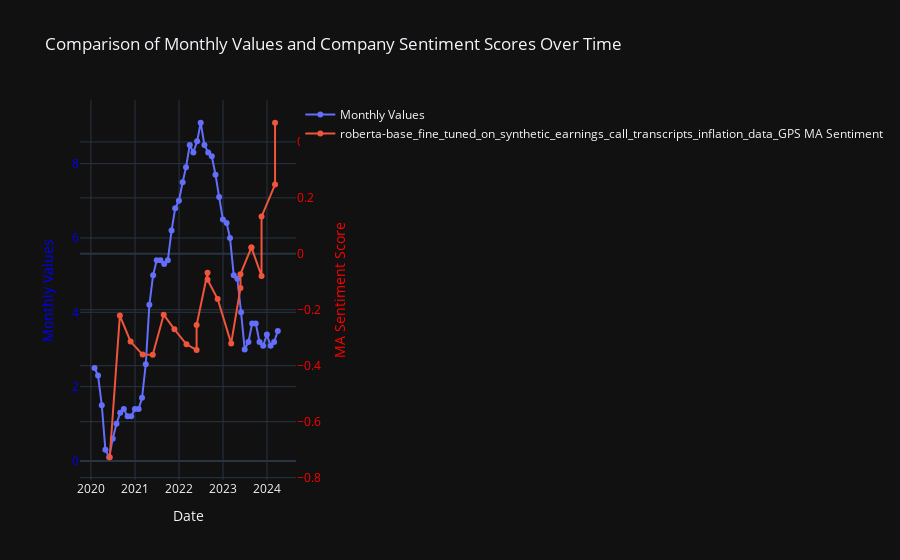

Notebook source saved alongside this figure:
### Code cell
import pandas as pd
import plotly.graph_objects as go

# Load your monthly values data
dates = pd.date_range(start="2020-01", periods=52, freq='M')
values = [
    2.5, 2.3, 1.5, 0.3, 0.1, 0.6, 1.0, 1.3, 1.4, 1.2, 1.2, 1.4,  # 2020
    1.4, 1.7, 2.6, 4.2, 5.0, 5.4, 5.4, 5.3, 5.4, 6.2, 6.8, 7.0,  # 2021
    7.5, 7.9, 8.5, 8.3, 8.6, 9.1, 8.5, 8.3, 8.2, 7.7, 7.1, 6.5,  # 2022
    6.4, 6.0, 5.0, 4.9, 4.0, 3.0, 3.2, 3.7, 3.7, 3.2, 3.1, 3.4,  # 2023
    3.1, 3.2, 3.5, None  # 2024
]
monthly_df = pd.DataFrame({'Date': dates, 'Value': values})

# Load and prepare your sentiment data
overview_df = pd.read_csv("../overview_files_archive/overview_inflation.csv")
overview_df['Date'] = pd.to_datetime(overview_df['Date'])

# Window size for moving average
window_size = 8

# Create a Plotly figure
fig = go.Figure()

# Plotting the monthly values as a line plot on the left y-axis
fig.add_trace(go.Scatter(
    x=monthly_df['Date'], y=monthly_df['Value'], 
    mode='lines+markers', name='Monthly Values',
    yaxis='y1'  # Left y-axis
))

# Plotting original data: moving average sentiment score on the right y-axis
for company in overview_df['Company Ticker'].unique():
    company_df = overview_df[overview_df['Company Ticker'] == company].copy()
    company_df.sort_values('Date', inplace=True)
    company_df['MA Sentiment Score'] = company_df['Sentiment Score'].rolling(window=window_size, min_periods=1).mean()
    fig.add_trace(go.Scatter(
        x=company_df['Date'], y=company_df['MA Sentiment Score'], 
        mode='lines+markers', name=f"{company} MA Sentiment",
        yaxis='y2'  # Right y-axis
    ))

# Update layout to add a secondary y-axis
fig.update_layout(
    title='Comparison of Monthly Values and Company Sentiment Scores Over Time',
    xaxis_title='Date',
    yaxis=dict(
        title='Monthly Values',
        titlefont=dict(color='blue'),
        tickfont=dict(color='blue')
    ),
    yaxis2=dict(
        title='MA Sentiment Score',
        titlefont=dict(color='red'),
        tickfont=dict(color='red'),
        overlaying='y',
        side='right'
    ),
    template='plotly_dark'
)

# Show the plot
fig.show()

### Figure 1 — Plotly figure (JSON) as saved in the notebook; plotly's stock layout.template omitted (floating-point values rounded to 4 significant figures)
{"data": [{"mode": "lines+markers", "name": "Monthly Values", "type": "scatter", "x": ["2020-01-31T00:00:00", "2020-02-29T00:00:00", "2020-03-31T00:00:00", "2020-04-30T00:00:00", "2020-05-31T00:00:00", "2020-06-30T00:00:00", "2020-07-31T00:00:00", "2020-08-31T00:00:00", "2020-09-30T00:00:00", "2020-10-31T00:00:00", "2020-11-30T00:00:00", "2020-12-31T00:00:00", "2021-01-31T00:00:00", "2021-02-28T00:00:00", "2021-03-31T00:00:00", "2021-04-30T00:00:00", "2021-05-31T00:00:00", "2021-06-30T00:00:00", "2021-07-31T00:00:00", "2021-08-31T00:00:00", "2021-09-30T00:00:00", "2021-10-31T00:00:00", "2021-11-30T00:00:00", "2021-12-31T00:00:00", "2022-01-31T00:00:00", "2022-02-28T00:00:00", "2022-03-31T00:00:00", "2022-04-30T00:00:00", "2022-05-31T00:00:00", "2022-06-30T00:00:00", "2022-07-31T00:00:00", "2022-08-31T00:00:00", "2022-09-30T00:00:00", "2022-10-31T00:00:00", "2022-11-30T00:00:00", "2022-12-31T00:00:00", "2023-01-31T00:00:00", "2023-02-28T00:00:00", "2023-03-31T00:00:00", "2023-04-30T00:00:00", "2023-05-31T00:00:00", "2023-06-30T00:00:00", "2023-07-31T00:00:00", "2023-08-31T00:00:00", "2023-09-30T00:00:00", "2023-10-31T00:00:00", "2023-11-30T00:00:00", "2023-12-31T00:00:00", "2024-01-31T00:00:00", "2024-02-29T00:00:00", "2024-03-31T00:00:00", "2024-04-30T00:00:00"], "y": [2.5, 2.3, 1.5, 0.3, 0.1, 0.6, 1, 1.3, 1.4, 1.2, 1.2, 1.4, 1.4, 1.7, 2.6, 4.2, 5, 5.4, 5.4, 5.3, 5.4, 6.2, 6.8, 7, 7.5, 7.9, 8.5, 8.3, 8.6, 9.1, 8.5, 8.3, 8.2, 7.7, 7.1, 6.5, 6.4, 6, 5, 4.9, 4, 3, 3.2, 3.7, 3.7, 3.2, 3.1, 3.4, 3.1, 3.2, 3.5, null], "yaxis": "y"}, {"mode": "lines+markers", "name": "roberta-base_fine_tuned_on_synthetic_earnings_call_transcripts_inflation_data_GPS MA Sentiment", "type": "scatter", "x": ["2020-06-05T03:57:06", "2020-08-28T00:00:58", "2020-11-25T07:36:35", "2021-03-04T22:37:05", "2021-05-27T23:14:03", "2021-08-26T21:46:11", "2021-11-23T23:33:05", "2022-03-03T20:59:08", "2022-05-26T21:51:05", "2022-05-26T21:51:05", "2022-08-25T20:29:06", "2022-08-25T20:29:06", "2022-11-17T18:38:06", "2023-03-09T18:21:04", "2023-05-25T20:30:21", "2023-05-25T20:30:21", "2023-08-24T19:18:05", "2023-08-24T19:18:05", "2023-11-16T19:23:09", "2023-11-16T19:23:09", "2024-03-07T20:34:03", "2024-03-07T20:34:03"], "y": [-0.7273, -0.2208, -0.3139, -0.3604, -0.361, -0.2175, -0.2698, -0.3236, -0.3438, -0.2547, -0.06754, -0.09254, -0.1617, -0.3203, -0.1227, -0.07269, 0.0228, 0.02277, -0.0792, 0.133, 0.2476, 0.4685], "yaxis": "y2"}], "layout": {"title": {"text": "Comparison of Monthly Values and Company Sentiment Scores Over Time"}, "xaxis": {"title": {"text": "Date"}}, "yaxis": {"tickfont": {"color": "blue"}, "title": {"font": {"color": "blue"}, "text": "Monthly Values"}}, "yaxis2": {"overlaying": "y", "side": "right", "tickfont": {"color": "red"}, "title": {"font": {"color": "red"}, "text": "MA Sentiment Score"}}}}
